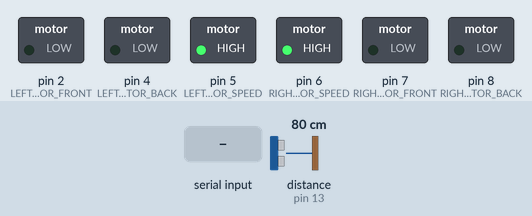
Recording of a sketch running on a simulated Arduino Uno, built with avr-gcc and run on an emulated ATmega328P. Parts: switched loads named in the sketch (green lamp = pin HIGH). The inputs (shaded band) are chosen by the test bench; at power-on: distance to the obstacle (sensor on pin 13) 80 cm. The echo pulse lasts 58.3 µs per cm; pins used as bus, display or sensor lines are not drawn.

Above: at 1.2 s.
1.3 s: "1" received over the second serial link
At 2.5 s:
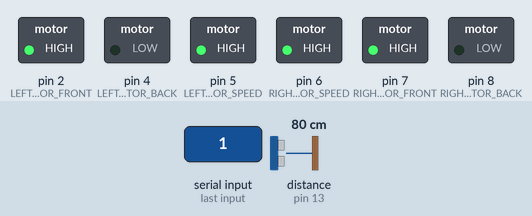
2.8 s: "2" received over the second serial link
At 3.8 s:
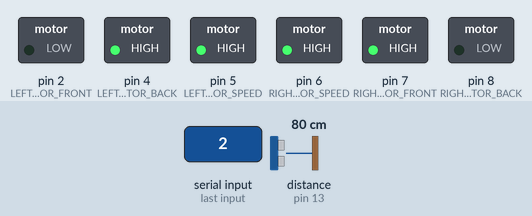
4.3 s: "3" received over the second serial link
At 5.0 s:
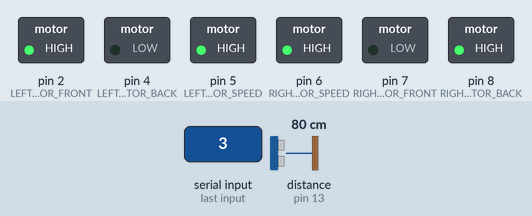
5.8 s: "4" received over the second serial link
At 6.1 s:
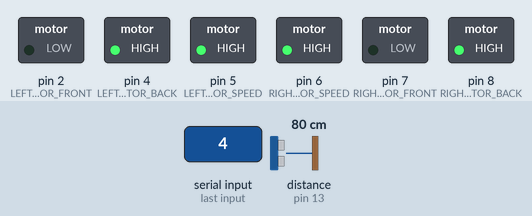
7.3 s: "0" received over the second serial link
At 8.4 s:
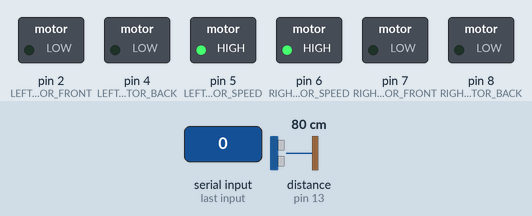
8.8 s: "5" received over the second serial link
At 9.8 s:
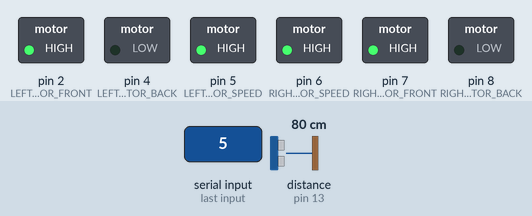
Timing chart, 0 to 11.3 s (numbered marks = the images above; inputs shaded):
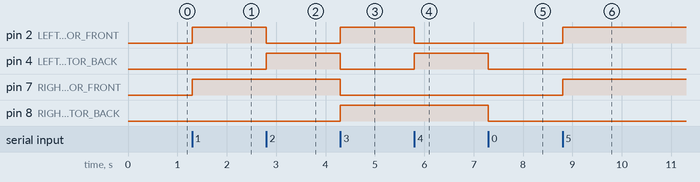

Measured:
- after the input at 1.3 s, pin 2 (LEFT_MOTOR_FRONT), pin 7 (RIGHT_MOTOR_FRONT): LOW → HIGH at once
- after the input at 2.8 s, pin 2 (LEFT_MOTOR_FRONT): HIGH → LOW at once; pin 4 (LEFT_MOTOR_BACK): LOW → HIGH at once
- after the input at 4.3 s, pin 2 (LEFT_MOTOR_FRONT), pin 8 (RIGHT_MOTOR_BACK): LOW → HIGH at once; pin 4 (LEFT_MOTOR_BACK), pin 7 (RIGHT_MOTOR_FRONT): HIGH → LOW at once
- after the input at 5.8 s, pin 2 (LEFT_MOTOR_FRONT): HIGH → LOW at once; pin 4 (LEFT_MOTOR_BACK): LOW → HIGH at once
- after the input at 7.3 s, pin 4 (LEFT_MOTOR_BACK), pin 8 (RIGHT_MOTOR_BACK): HIGH → LOW at once
- after the input at 8.8 s, pin 2 (LEFT_MOTOR_FRONT), pin 7 (RIGHT_MOTOR_FRONT): LOW → HIGH at once

The sketch:

h02_rc_car.ino
```cpp
#include <SoftwareSerial.h>
SoftwareSerial BT(A4, A5);

int LEFT_MOTOR_FRONT = 2;
int LEFT_MOTOR_BACK = 4;
int RIGHT_MOTOR_FRONT = 7;
int RIGHT_MOTOR_BACK = 8;
int LEFT_MOTOR_SPEED = 5;
int RIGHT_MOTOR_SPEED = 6;
int ULTRASONIC_TRIG = 12;
int ULTRASONIC_ECHO = 13;

unsigned long currentTime;
char cmd;

/**
 * 모터 제어 함수
 * @params leftValue, rightValue
 * leftValue: 왼쪽 모터의 값
 * rightValue: 오른쪽 모터의 값
 *
 * 해당 값이 0일때는 정지 신호
 * 1일때는 정회전
 * 2일때는 역회전
 */
void motorCtrl(int leftValue, int rightValue) {
  if (leftValue == 0 && rightValue == 0) { // 모터 정지
    digitalWrite(LEFT_MOTOR_FRONT, LOW);
    digitalWrite(LEFT_MOTOR_BACK, LOW);
    digitalWrite(RIGHT_MOTOR_FRONT, LOW);
    digitalWrite(RIGHT_MOTOR_BACK, LOW);
  } else {
    boolean leftState = leftValue == 1 ? true : false;
    boolean rightState = rightValue == 1 ? true : false;
    digitalWrite(LEFT_MOTOR_FRONT, leftState);
    digitalWrite(LEFT_MOTOR_BACK, !leftState);
    digitalWrite(RIGHT_MOTOR_FRONT, rightState);
    digitalWrite(RIGHT_MOTOR_BACK, !rightState);
  }
}

/**
 * 초음파 센서 거리값 반환 함수
 * @return cm단위로 소수점 가진 거리값 반환
 */
float getDistance() {
  digitalWrite(ULTRASONIC_TRIG, LOW);
  delayMicroseconds(2);
  digitalWrite(ULTRASONIC_TRIG, HIGH);
  delayMicroseconds(10);
  digitalWrite(ULTRASONIC_TRIG, LOW);
  float duration = pulseIn(ULTRASONIC_ECHO, HIGH);
  return duration / 29 / 2;
}

/**
 * 회피주행
 * @params command
 * command: 블루투스 명령 가져오기
 *
 * 블루투스 명령이 이전과 다르면 끊고 다른 명령 시행을 위해서.
 * 투석기 앱에 맞추다보니 장전 버튼 이벤트
 * touchDown: 5
 * touchUp: 6
 * 으로 데이터가 와서 6을 강제적 or 처리
 */
void avoidDistance(char command) {
  while (cmd == command || cmd == '6') {
    float distance = getDistance();
    if (distance < 15) {
      currentTime = millis();
      while (millis() - currentTime < 1000 && (cmd == command || cmd == '6')) {
        communicationBluetooth();
      }
      motorCtrl(1, 2);
    } else {
      motorCtrl(1, 1);
    }
    communicationBluetooth();
  }
}

void communicationBluetooth() {
  if (BT.available()) {
    cmd = BT.read();
    if (cmd == '1') { // 앞으로
      motorCtrl(1, 1);
    } else if (cmd == '2') { // 왼쪽으로
      motorCtrl(2, 1);
    } else if (cmd == '3') { // 오른쪽으로
      motorCtrl(1, 2);
    } else if (cmd == '4') { // 뒤로
      motorCtrl(2, 2);
    } else if (cmd == '0') { // 정지
      motorCtrl(0, 0);
    } else if (cmd == '5') { // 자율주행
      avoidDistance(cmd);
    }
  }
}

void setup() {
  BT.begin(9600);
  pinMode(LEFT_MOTOR_FRONT, OUTPUT);
  pinMode(LEFT_MOTOR_BACK, OUTPUT);
  pinMode(RIGHT_MOTOR_FRONT, OUTPUT);
  pinMode(RIGHT_MOTOR_BACK, OUTPUT);
  pinMode(ULTRASONIC_TRIG, OUTPUT);
  pinMode(ULTRASONIC_ECHO, INPUT);

  analogWrite(LEFT_MOTOR_SPEED, 255);
  analogWrite(RIGHT_MOTOR_SPEED, 255);
}

void loop() {
  communicationBluetooth();
}
```
